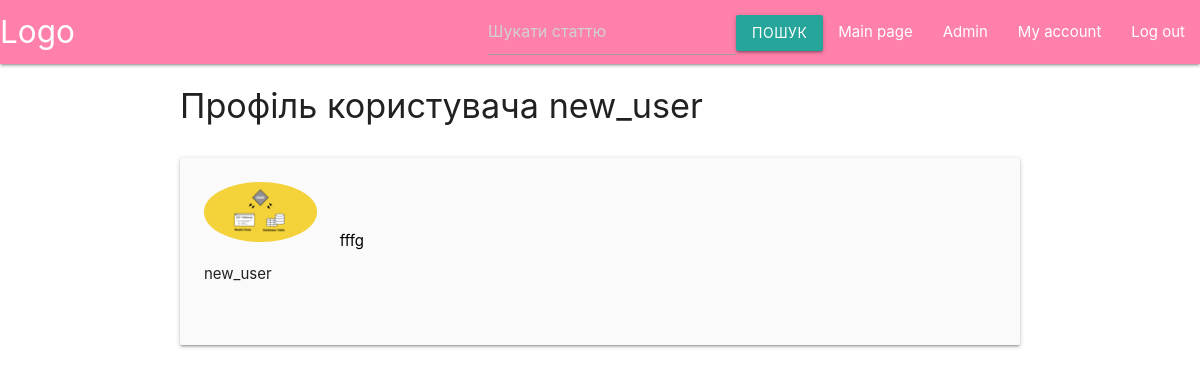
Screenshot of /profile/vlada (signed in) with the database file from the repository.
### blog/models.py (models this page shows, shortened)
class Profile(models.Model):
    user = models.OneToOneField(User, on_delete=models.CASCADE)
    avatar = models.ImageField(upload_to='blog/static/img/profiles',
                               default = 'blog/static/img/profiles/default.png',
                               verbose_name = 'Фото профілю')
    about = models.TextField(max_length=500,
                             verbose_name = 'Про себе',
                             blank=True)

### blog/views.py (the view)
# urls.py: path('profile/<username>', views.look_profile, name='look_profile'),
def look_profile(request, username):
    look_for = Profile.objects.get(user__username=username) #у моделі user є модель username
    if look_for == request.user.profile:
        return redirect(to='user_profile')
    else:
        return render(request, "look_profile.html", {'profile': look_for})

### blog/templates/look_profile.html
{% extends 'navbar.html' %}
{% block content %}
    <div class="container">
        <div class="row">
            <h4>Профіль користувача {{user.username}}</h4>
        </div>
            <div class="col s12 m8 offset-m2 l6 offset-l3">
                <div class="card-panel grey lighten-5 z-depth-1">
                  <div class="row valign-wrapper">
                    <div class="col s2">
                        <img class="circle responsive-img" src='/{{profile.avatar}}'>
                        <p>{{user.username}}</p>
                    </div>
                    <div class="col s10">
                      <span class="black-text">
                        {{profile.about}}
                    </div>
                  </div>
                </div>
            </div>
                <br><br><br>
    </div>
{% endblock %}

### rows the page displays
Profile: avatar (picture), about "fffg"

### other values shown
{{ user.username }} "new_user"
